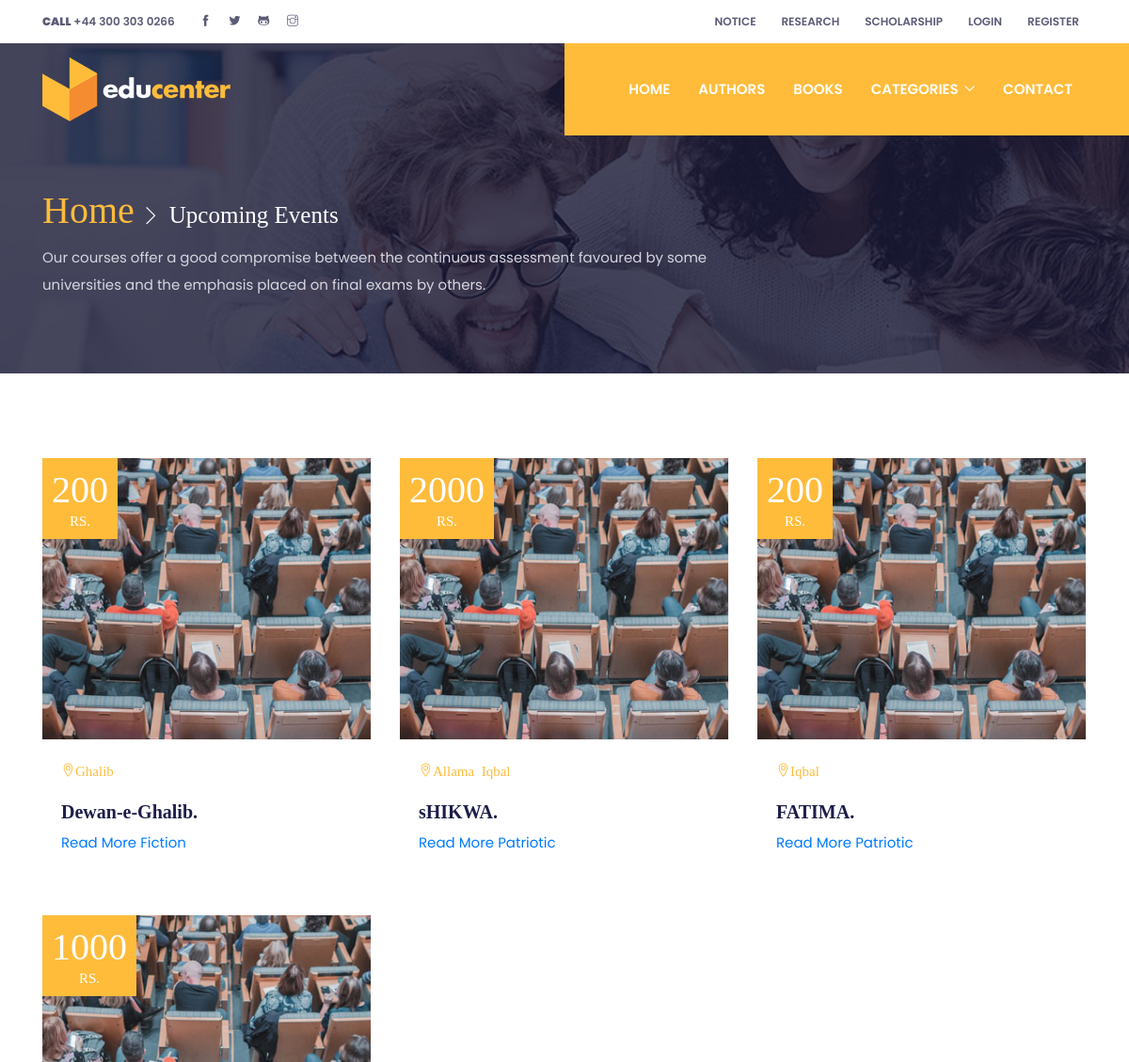
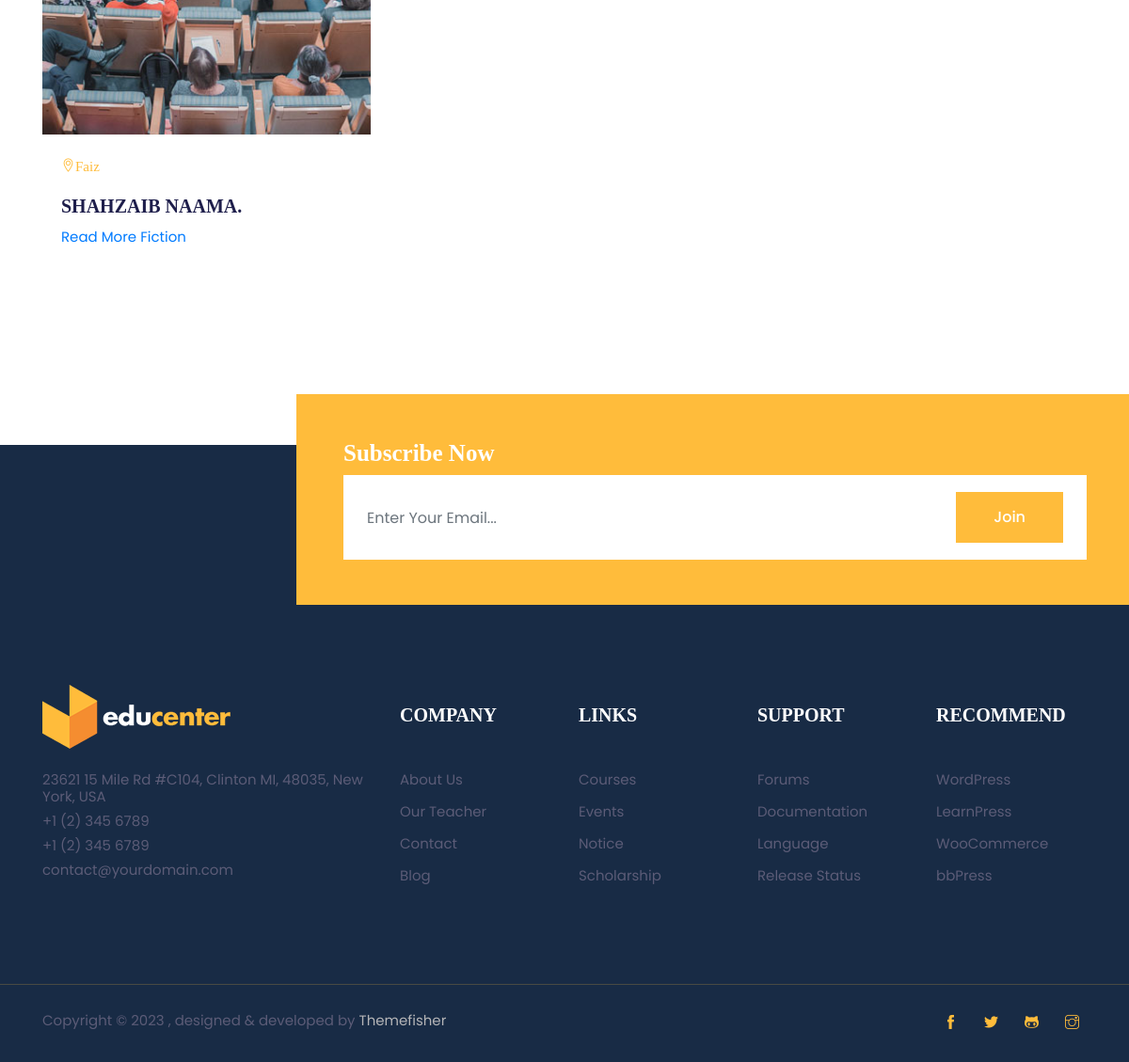
Page /User/Books.php on the committed database (2 pictures, top to bottom).
### tables this page shows
CREATE TABLE `books` (
  `id` int(11) NOT NULL,
  `book_name` varchar(50) NOT NULL,
  `cat_id_FK` int(11) NOT NULL,
  `auth_id_FK` int(11) NOT NULL,
  `price` int(11) NOT NULL
);

CREATE TABLE `author` (
  `id` int(11) NOT NULL,
  `auth_name` varchar(20) NOT NULL,
  `since` varchar(20) NOT NULL,
  `auth_picture` varchar(100) NOT NULL
);

CREATE TABLE `category` (
  `id` int(11) NOT NULL,
  `cat_name` varchar(20) NOT NULL
);

### User/Books.php (the view, shortened to what this page needs)
<?php include('header.php');
include('../Admin/connection.php');
@$cat_id=$_GET['cat_id'];
@$auth_id=$_GET['auth_id'];
if($cat_id!=null){
    $q="SELECT books.*,category.cat_name,author.auth_name FROM `books` join category on books.cat_id_FK=category.id
    join author on books.auth_id_FK=author.id where category.id='$cat_id'";
}
else if($auth_id!=null){
    $q="SELECT books.*,category.cat_name,author.auth_name FROM `books` join category on books.cat_id_FK=category.id
join author on books.auth_id_FK=author.id  where author.id='$auth_id'";
}
else{
$q="SELECT books.*,category.cat_name,author.auth_name FROM `books` join category on books.cat_id_FK=category.id
join author on books.auth_id_FK=author.id";
}
$run=mysqli_query($con,$q);
?>
<section class="page-title-section overlay" data-background="images/backgrounds/page-title.jpg">
  <div class="container">
    <div class="row">
      <div class="col-md-8">
        <ul class="list-inline custom-breadcrumb mb-2">
          <li class="list-inline-item"><a class="h2 text-primary font-secondary" href="index.html">Home</a></li>
          <li class="list-inline-item text-white h3 font-secondary nasted">Upcoming Events</li>
        </ul>
        <p class="text-lighten mb-0">Our courses offer a good compromise between the continuous assessment favoured by some universities and the emphasis placed on final exams by others.</p>
      </div>
    </div>
  </div>
</section>
<section class="section">
  <div class="container">
    <div class="row">
     <?php while($data=mysqli_fetch_assoc($run)){ ?>
      <div class="col-lg-4 col-sm-6 mb-5">
        <div class="card border-0 rounded-0 hover-shadow">
          <div class="card-img position-relative">
          <img class="card-img-top rounded-0" src="images/events/event-2.jpg" alt="event thumb">
            <div class="card-date"><span><?php echo $data['price'] ?></span><br>Rs.</div>
          </div>
          <div class="card-body">
            <p><i class="ti-location-pin text-primary mr-2"><?php echo $data['auth_name'] ?></i></p>
            <a href="event-single.html">
              <h4 class="card-title"><?php echo $data['book_name'] ?>.</h4>
              <a href="single.php?id=<?php echo $data['id'] ?>"> Read More</a>
              <a href="books.php?cat_id=<?php echo $data['cat_id_FK'] ?>"><?php echo $data['cat_name'] ?></a>
            </a>
          </div>
        </div>
      </div>
<?php } ?>
    </div>
  </div>
</section>
<?php include('footer.php')?>

### User/css/style.css (style rules this page uses)
body { line-height: 1.2; font-family: "Poppins", sans-serif; -webkit-font-smoothing: antialiased; font-size: 15px; color: #5c5c77; }
p, .paragraph { font-weight: 400; color: #5c5c77; font-size: 15px; line-height: 1.9; font-family: "Poppins", sans-serif; }
h1, h2, h3, h4, h5, h6 { color: #1e1e4b; font-family: "futura-bold"; font-weight: 700; line-height: 1.2; }
h2, .h2 { font-size: 40px; }
h3, .h3 { font-size: 25px; }
h4, .h4 { font-size: 20px; }
body { background-color: #fff; overflow-x: hidden; }
ol, ul { list-style-type: none; margin: 0px; }
img { vertical-align: middle; border: 0; }
a, a:hover, a:focus { text-decoration: none; }
a, button, select { cursor: pointer; transition: 0.2s ease; }
h4 { transition: 0.2s ease; }
.section { padding-top: 90px; padding-bottom: 90px; }
.overlay { position: relative; }
.overlay::before { position: absolute; content: ""; height: 100%; width: 100%; top: 0; left: 0; background: #1a1a37; opacity: 0.8; }
.text-primary { color: #ffbc3b !important; }
.text-lighten { color: #d6d6e0 !important; }
.font-secondary { font-family: "futura-bold"; }
.page-title-section { padding: 200px 0 80px; }
.custom-breadcrumb li.nasted { position: relative; padding-left: 25px; }
.custom-breadcrumb li.nasted::before { position: absolute; font-family: "themify"; content: "\e649"; font-size: 20px; top: 50%; left: -5px; color: #fff; transform: translateY(-50%); }
.hover-shadow { transition: 0.3s ease; }
.card-date { position: absolute; background: #ffbc3b; font-family: "futura-bold"; text-align: center; padding: 10px; color: #fff; top: 0; left: 0; text-transform: uppercase; }
.card-date span { font-size: 40px; }

### rows in the picture
books: price "200", auth_id_FK.auth_name "Ghalib", book_name "Dewan-e-Ghalib", cat_id_FK.cat_name "Fiction"
books: price "2000", auth_id_FK.auth_name "Allama Iqbal", book_name "sHIKWA", cat_id_FK.cat_name "Patriotic"
books: price "200", auth_id_FK.auth_name "Iqbal", book_name "FATIMA", cat_id_FK.cat_name "Patriotic"
books: price "1000", auth_id_FK.auth_name "Faiz", book_name "SHAHZAIB NAAMA", cat_id_FK.cat_name "Fiction"
